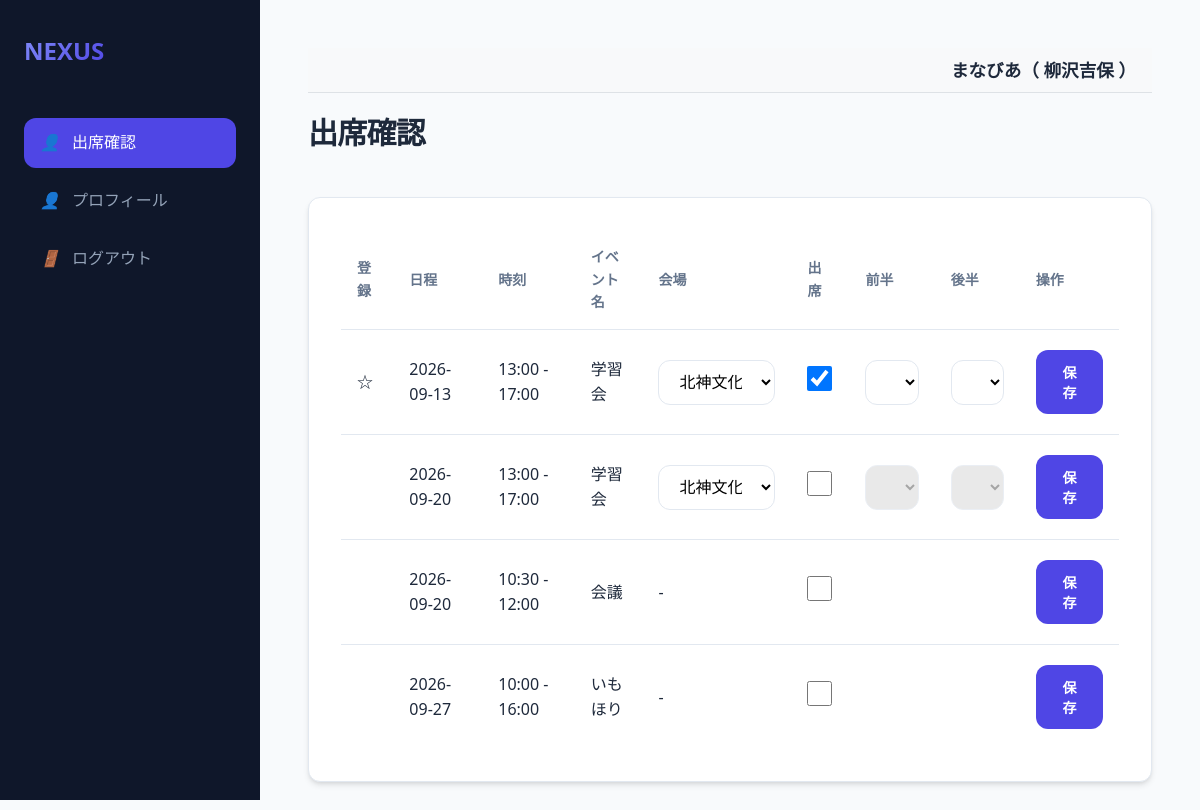
/teacher/dashboard (signed in), run on the app's committed database.
### models.py (models this page shows, shortened)
class Organization(db.Model):
    id = db.Column(db.Integer, primary_key=True)
    name = db.Column(db.String(100), nullable=False)

class User(db.Model):
    id = db.Column(db.Integer, primary_key=True)
    username = db.Column(db.String(50), unique=True, nullable=False)
    name = db.Column(db.String(50), nullable=True)
    password_hash = db.Column(db.String(128), nullable=False)
    is_admin = db.Column(db.Boolean, default=False)
    is_super_admin = db.Column(db.Boolean, default=False)
    is_org_admin = db.Column(db.Boolean, default=False)
    organization_id = db.Column(db.Integer, db.ForeignKey('organization.id'), nullable=True)
    organization = db.relationship('Organization', backref='users')
    teacher_record = db.relationship('Teacher', back_populates='user', uselist=False)
    student_record = db.relationship('Student', back_populates='user', uselist=False)

class Event(db.Model):
    id = db.Column(db.Integer, primary_key=True)
    date = db.Column(db.DateTime, nullable=False)
    name = db.Column(db.String(100), nullable=False)
    organization_id = db.Column(db.Integer, db.ForeignKey('organization.id'), nullable=False)
    organization = db.relationship('Organization')
    venues = db.relationship('Venue', secondary=event_venue, backref='events')
    teacher_start = db.Column(db.String(5), nullable=False)
    teacher_end = db.Column(db.String(5), nullable=False)
    student_start = db.Column(db.String(5), nullable=False)
    student_end = db.Column(db.String(5), nullable=False)
    publish_to = db.Column(db.String(20), default='両0')
    status = db.Column(db.String(20), default='公開前')

class EventAttendance(db.Model):
    id = db.Column(db.Integer, primary_key=True)
    event_id = db.Column(db.Integer, db.ForeignKey('event.id'), nullable=False)
    user_id = db.Column(db.Integer, db.ForeignKey('user.id'), nullable=False)
    venue_id = db.Column(db.Integer, db.ForeignKey('venue.id'), nullable=True) # マッチング時に必要
    attend = db.Column(db.Boolean, default=False)
    subject1 = db.Column(db.String(20))
    subject2 = db.Column(db.String(20))
    achievement = db.Column(db.Integer) # 1-4
    compatibility = db.Column(db.Integer) # 1-4
    updated_by = db.Column(db.String(10)) # 'user' or 'admin'

### app.py (the view)
@app.route('/teacher/dashboard', methods=['GET'])
@login_required
def teacher_dashboard():
    user = db.session.get(User, session['user_id'])
    org_id = user.organization_id
    events = Event.query.filter(Event.organization_id == org_id,
                                Event.status.in_(['実施前', '実施']),
                                Event.publish_to.in_(['両方', '講師'])).order_by(Event.date).all()
    venues = Venue.query.filter_by(organization_id=org_id).all()
    all_attendances = {a.event_id: a for a in EventAttendance.query.filter_by(user_id=session['user_id']).all()}
    return render_template('teacher_dashboard.html', events=events, venues=venues, all_attendances=all_attendances)

### app.py (called while the page is built)
@app.after_request
def add_header(response):
    response.headers['Cache-Control'] = 'no-store, no-cache, must-revalidate, max-age=0'
    response.headers['Pragma'] = 'no-cache'
    response.headers['Expires'] = '0'
    return response

def login_required(f):
    @wraps(f)
    def decorated_function(*args, **kwargs):
        if 'user_id' not in session:
            return redirect(url_for('login'))
        return f(*args, **kwargs)
    return decorated_function

@app.context_processor
def inject_globals():
    user = None
    group_division_enabled = False
    if 'user_id' in session:
        user = db.session.get(User, session['user_id'])
        if user and user.organization_id:
            cfg = Config.query.filter_by(key='group_division_enabled', organization_id=user.organization_id).first()
            if cfg and cfg.value == 'true':
                group_division_enabled = True
    return dict(current_user=user, group_division_enabled=group_division_enabled)

### templates/teacher_dashboard.html (shortened to what this page needs)
{% extends "base.html" %}
{% block content %}
<div class="header">
    <h1>出席確認</h1>
</div>
<div class="card">
    <div class="table-container">
        <table>
            <thead>
                <tr>
                    <th>登録</th>
                    <th>日程</th>
                    <th>時刻</th>
                    <th>イベント名</th>
                    <th>会場</th>
                    <th>出席</th>
                    <th>前半</th>
                    <th>後半</th>
                    <th>操作</th>
                </tr>
            </thead>
            <tbody>
                {% for event in events %}
                {% set att = all_attendances.get(event.id) %}
                {% set is_study = (event.name == '学習会') %}
                <tr>
                    <td>
                        {% if att %}
                            {% if att.updated_by == 'user' %}★
                            {% elif att.updated_by == 'admin' %}☆
                            {% endif %}
                        {% endif %}
                    </td>
                    <td>{{ event.date.strftime('%Y-%m-%d') }}</td>
                    <td>{{ event.teacher_start }} - {{ event.teacher_end }}</td>
                    <td>{{ event.name }}</td>
                    <td>
                    {% if is_study %}
                    <select name="venue_id" id="venue_{{event.id}}" form="form_{{event.id}}">
                        {% for venue in venues %}
                        <option value="{{ venue.id }}" {{ 'selected' if att and att.venue_id == venue.id }}>{{ venue.name }}</option>
                        {% endfor %}
                    </select>
                    {% else %}
                    -
                    {% endif %}
                    </td>
                    <td>
                        <input type="checkbox" name="attend" value="true" form="form_{{event.id}}" class="large-checkbox attend-checkbox" data-event-id="{{event.id}}"
                               {{ 'checked' if att and att.attend }}>
                    </td>
                    <td>
                        {% if is_study %}
                        <select name="subject1" id="sub1_{{event.id}}" form="form_{{event.id}}" class="subject-select" {{ 'disabled' if not (att and att.attend) }}>
                            <option value="出席" {{ 'selected' if (att.subject1 if att else '欠席') == '出席' }}>出席</option>
                            <option value="欠席" {{ 'selected' if (att.subject1 if att else '欠席') == '欠席' }}>欠席</option>
                        </select>
                        {% else %}
                        &nbsp;
                        {% endif %}
                    </td>
                    <td>
                        {% if is_study %}
                        <select name="subject2" id="sub2_{{event.id}}" form="form_{{event.id}}" class="subject-select" {{ 'disabled' if not (att and att.attend) }}>
                            <option value="出席" {{ 'selected' if (att.subject2 if att else '欠席') == '出席' }}>出席</option>
                            <option value="欠席" {{ 'selected' if (att.subject2 if att else '欠席') == '欠席' }}>欠席</option>
                        </select>
                        {% else %}
                        &nbsp;
                        {% endif %}
                    </td>
                    <td>
                        <button type="submit" form="form_{{event.id}}" class="btn btn-primary">保存</button>
                    </td>
                </tr>
                {% endfor %}
            </tbody>
        </table>
    </div>
</div>
{% endblock %}

### templates/base.html (shortened to what this page needs)
<!DOCTYPE html>
<html lang="ja">
<head>
    <link rel="stylesheet" href="{{ url_for('static', filename='style.css') }}">
</head>
<body>
<aside class="sidebar">
    <a href="/" class="logo">
        <span>NEXUS</span>
    </a>
    <nav class="nav-links">
        {% if current_user.is_admin %}
        <a href="/events" class="nav-item {{ 'active' if request.path == '/events' }}">
            <i>📋</i> イベント管理
        </a>
        <a href="/event/select" class="nav-item {{ 'active' if request.path == '/event/select' }}">
            <i>📅</i> イベント一覧
        </a>
        <a href="/venues" class="nav-item {{ 'active' if request.path == '/venues' }}">
            <i>📍</i> 会場一覧
        </a>
        <a href="/settings" class="nav-item {{ 'active' if request.path == '/settings' }}">
            <i>⚙️</i> 設定
        </a>
        {% if group_division_enabled %}
        <a href="/groups" class="nav-item {{ 'active' if request.path == '/groups' }}">
            <i>👥</i> グループ設定
        </a>
        {% endif %}
        <a href="/prohibited_matches" class="nav-item {{ 'active' if request.path == '/prohibited_matches' }}">
            <i>🚫</i> マッチング禁止
        </a>
        {% if session.get('selected_event_name', '')|trim == '学習会' and session.get('selected_event_status', '')|trim == '実施後' %}
        <a href="/evaluation/teacher" class="nav-item {{ 'active' if request.path == '/evaluation/teacher' }}">
            <i>🧑‍🏫</i> 講師による評価
        </a>
        <a href="/evaluation/student" class="nav-item {{ 'active' if request.path == '/evaluation/student' }}">
            <i>🎓</i> 生徒の感想
        </a>
        {% else %}
        <a href="/teachers" class="nav-item {{ 'active' if request.path == '/teachers' }}">
            <i>🧑‍🏫</i> 講師一覧
        </a>
        <a href="/students" class="nav-item {{ 'active' if request.path == '/students' }}">
            <i>🎓</i> 生徒一覧
        </a>
        {% if session.get('selected_event_name', '')|trim == '学習会' and session.get('selected_event_status', '')|trim == '実施' %}
        <a href="/matching/setup" class="nav-item {{ 'active' if request.path == '/matching/setup' }}">
            <i>🔄</i> マッチング実行
        </a>
        <a href="/result" class="nav-item {{ 'active' if request.path == '/result' }}">
            <i>📊</i> マッチング結果
        </a>
        <a href="/matching/adjustment" class="nav-item {{ 'active' if request.path == '/matching/adjustment' }}">
            <i>🛠️</i> マッチング調整
        </a>
        {% endif %}
        {% endif %}
        {% if current_user.is_super_admin %}
        <a href="/users" class="nav-item {{ 'active' if request.path == '/users' }}">
            <i>⚙️</i> 管理者一覧
        </a>
        <a href="/organizations" class="nav-item {{ 'active' if request.path == '/organizations' }}">
            <i>🏢</i> 組織一覧
        </a>
        {% endif %}
        {% elif current_user.teacher_record %}
        <a href="{{ url_for('teacher_dashboard') }}" class="nav-item {{ 'active' if request.path == '/teacher/dashboard' }}">
            <i>👤</i> 出席確認
        </a>
        <a href="{{ url_for('teacher_edit', id=current_user.teacher_record.id) }}" class="nav-item {{ 'active' if request.path == url_for('teacher_edit', id=current_user.teacher_record.id) }}">
            <i>👤</i> プロフィール
        </a>
        {% endif %}
        <a href="{{ url_for('logout') }}" class="nav-item">
            <i>🚪</i> ログアウト
        </a>
    </nav>
</aside>
<main class="main-content">
    {% if current_user %}
    <div style="background-color: #f8f9fa; padding: 0.5rem 1rem; margin-bottom: 1rem; border-bottom: 1px solid #dee2e6; text-align: right; font-size: 1.1rem; font-weight: bold;">
        {{ current_user.organization.name if current_user.organization else '組織なし' }}（
        {% if current_user.name %}
            {{ current_user.name }}
        {% elif current_user.teacher_record %}
            {{ current_user.teacher_record.name }}
        {% elif current_user.student_record %}
            {{ current_user.student_record.name }}
        {% else %}
            {{ current_user.username }}
        {% endif %}
        ）
    </div>
    {% endif %}
    {% block content %}{% endblock %}
</main>
</body>
</html>

### static/style.css (style rules this page uses)
:root { --primary: #4f46e5; --primary-hover: #4338ca; --bg-main: #f8fafc; --bg-card: #ffffff; --text-main: #1e293b; --text-muted: #64748b; --border: #e2e8f0; --shadow: 0 4px 6px -1px rgb(0 0 0 / 0.1), 0 2px 4px -2px rgb(0 0 0 / 0.1); --radius: 0.75rem; --sidebar-w: 260px; }
* { margin: 0; padding: 0; box-sizing: border-box; }
body { font-family: "Segoe UI", "Hiragino Kaku Gothic ProN", "Hiragino Sans", "Meiryo", sans-serif; background-color: var(--bg-main); color: var(--text-main); line-height: 1.6; display: flex; min-height: 100vh; }
.sidebar { width: var(--sidebar-w); background-color: #0f172a; color: white; padding: 2rem 1.5rem; display: flex; flex-direction: column; position: fixed; height: 100vh; transition: all 0.3s ease; }
.logo { font-size: 1.5rem; font-weight: 800; margin-bottom: 3rem; display: flex; align-items: center; gap: 0.75rem; color: #f8fafc; text-decoration: none; }
.logo span { background: linear-gradient(135deg, #818cf8, #4f46e5); -webkit-background-clip: text; -webkit-text-fill-color: transparent; }
.nav-links { display: flex; flex-direction: column; gap: 0.5rem; }
.nav-item { padding: 0.75rem 1rem; color: #94a3b8; text-decoration: none; border-radius: var(--radius); display: flex; align-items: center; gap: 0.75rem; transition: all 0.2s; }
.nav-item.active { background-color: var(--primary); color: white; }
.main-content { margin-left: var(--sidebar-w); flex: 1; padding: 3rem; max-width: 1200px; }
.header { display: flex; justify-content: space-between; align-items: center; margin-bottom: 2.5rem; }
h1 { font-size: 1.875rem; font-weight: 700; letter-spacing: -0.025em; }
.card { background: var(--bg-card); border: 1px solid var(--border); border-radius: var(--radius); padding: 2rem; box-shadow: var(--shadow); }
.table-container { overflow-x: auto; }
table { width: 100%; border-collapse: collapse; text-align: left; }
th { padding: 1rem; border-bottom: 1px solid var(--border); font-size: 0.875rem; text-transform: uppercase; color: var(--text-muted); font-weight: 600; }
td { padding: 1.25rem 1rem; border-bottom: 1px solid var(--border); }
tr:last-child td { border-bottom: none; }
input, select, textarea { width: 100%; padding: 0.75rem 1rem; border: 1px solid var(--border); border-radius: var(--radius); font-size: 1rem; transition: border-color 0.2s; background-color: #fff; }
.btn { display: inline-flex; align-items: center; justify-content: center; padding: 0.75rem 1.5rem; font-size: 0.875rem; font-weight: 600; border-radius: var(--radius); cursor: pointer; transition: all 0.2s; text-decoration: none; border: none; gap: 0.5rem; }
.btn-primary { background-color: var(--primary); color: white; }

### templates/teacher_dashboard.html (style rules this page uses)
.large-checkbox { width: 25px; height: 25px; cursor: pointer; }
input:disabled, select:disabled { background-color: #e0e0e0; }

### data on the page
Organization: organization "まなびあ"
User: name "柳沢吉保"
Event: date "2026-09-13", teacher_start "13:00", teacher_end "17:00", name "学習会", subject1 "出席", subject2 "出席"
Event: date "2026-09-20", teacher_start "13:00", teacher_end "17:00", name "学習会", subject1 "欠席", subject2 "欠席"
Event: date "2026-09-20", teacher_start "10:30", teacher_end "12:00", name "会議"
Event: date "2026-09-27", teacher_start "10:00", teacher_end "16:00", name "いもほり"

### other printed values
form field venue_id "北神文化センター（岡場）"
